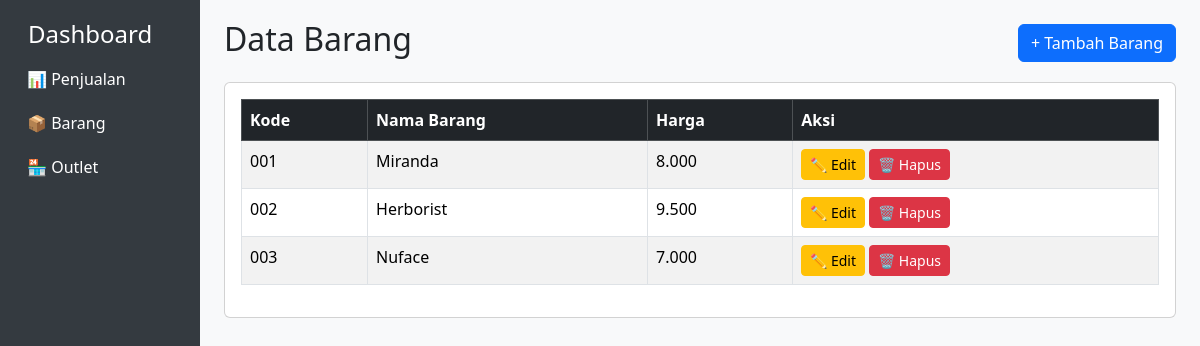
/index.php/barang, run on the app's committed database.
### tables this page shows
CREATE TABLE `barang` (
  `kdbarang` varchar(10) NOT NULL,
  `namabarang` varchar(50) DEFAULT NULL,
  `harga` decimal(12,2) DEFAULT NULL
);

### application/controllers/Barang.php (called while the page is built, shortened)
<?php
class Barang extends CI_Controller {
    public function __construct()
    {
        $this->load->model('Barang_model', 'barang');
    }
    public function index()
    {
        $data['barang'] = $this->barang->get_all();
        $this->load->view('barang/index', $data);
    }
}

### index.php (called while the page is built, shortened)
<?php
require_once BASEPATH.'core/CodeIgniter.php';

### application/models/Barang_model.php (called while the page is built, shortened)
<?php
class Barang_model extends CI_Model {
    private $table = 'barang';
    public function get_all()
    {
        return $this->db->get($this->table)->result();
    }
}

### application/views/barang/index.php (the view, shortened to what this page needs)
<div class="d-flex justify-content-between align-items-center mb-3">
  <h2>Data Barang</h2>
  <a class="btn btn-primary" href="<?= site_url('barang/create'); ?>">+ Tambah Barang</a>
</div>
<div class="card">
  <div class="card-body">
    <table class="table table-striped table-bordered">
      <thead class="table-dark">
        <tr>
          <th>Kode</th>
          <th>Nama Barang</th>
          <th>Harga</th>
          <th>Aksi</th>
        </tr>
      </thead>
      <tbody>
        <?php foreach ($barang as $b): ?>
        <tr>
          <td><?= $b->kdbarang; ?></td>
          <td><?= $b->namabarang; ?></td>
          <td><?= number_format($b->harga, 0, ',', '.'); ?></td>
          <td>
            <a class="btn btn-sm btn-warning" href="<?= site_url('barang/edit/'.$b->kdbarang); ?>">✏ Edit</a>
            <a class="btn btn-sm btn-danger" href="<?= site_url('barang/delete/'.$b->kdbarang); ?>" onclick="return confirm('Yakin hapus?')">🗑 Hapus</a>
          </td>
        </tr>
        <?php endforeach; ?>
      </tbody>
    </table>
  </div>
</div>

### application/views/layout/header.php (style rules this page uses)
body { background-color: #f8f9fa; }

### data on the page
barang: kdbarang "001", namabarang "Miranda", harga "8.000"
barang: kdbarang "002", namabarang "Herborist", harga "9.500"
barang: kdbarang "003", namabarang "Nuface", harga "7.000"
